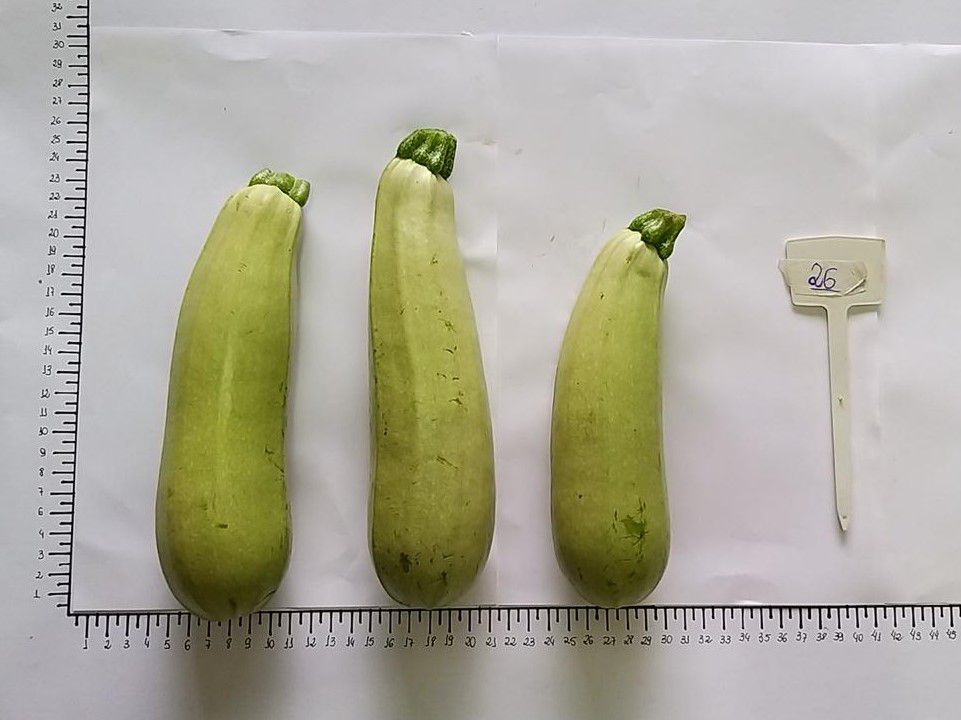
#> input picture REO2 - PROCESSAMENTO DE IMAGENS EM PYTHON 3/abobrinhas.png, 961 x 720 px
$ jupyter execute REO2-ErikSouza.ipynb
#> lines starting #> are read from the running program, lines starting #| are printed output that depends on the picture; after the words box and inside, x2 and y2 are one past the last pixel; in counts of white or black regions, pixels touching at a corner belong together
Esse script é o produto do REO2 - Lista de exercícios - da disciplina de Avanços em Genética e Melhoramento de Plantas (PGM848) do Período letivo 2020/1. Para mais informações, acesse: https://github.com/VQCarneiro/Visao-Computacional-no-Melhoramento-de-Plantas

                                UNIVERSIDADE FEDERAL DE LAVRAS - UFLA
                                    DEPARTAMENTO DE BIOLOGIA - DBI
                        PROGRAMA DE PÓS-GRADUÇÃO EM GENÉTICA E MELHORAMENTO DE PLANTAS
                DISCIPLINA PGM848 - AVANÇOS CIENTÍFICOS EM GENÉTICA E MELHORAMENTO DE PLANTAS
                                DOCENTE DSc. VINÍCIUS QUINTÃO CARNEIRO
                                 DISCENTE ERIK MICAEL DA SILVA SOUZA
                              REO2 - PROCESSAMENTO DE IMAGENS EM PYTHON 3

                                        LISTA DE EXERCÍCIOS

Obs.: Importar as bibliotecas necessárias para resolução desta lista de exercícios: numpy, opencv (cv2) & matplotlib.

[cell 1]
import cv2
import numpy as np
from matplotlib import pyplot as plt

**EXERCÍCIO 01:**

**Selecione uma imagem a ser utilizada no trabalho prático e realize os seguintes processos utilizando
o pacote OPENCV do Python:**

[cell 2]
arquivo = "abobrinhas.png"
imagem = cv2.imread(arquivo,1)
#> imagem is the input picture: shape (720, 961, 3); mean B, G, R 156.7, 171.5, 174.2
imagem = cv2.cvtColor(imagem,cv2.COLOR_BGR2RGB)

**a) Apresente a imagem e as informações de número de linhas e colunas; número de canais e número total de pixels;**

- Apresentação da imagem a ser trabalhada:

[cell 3]
plt.figure('Exercício 1 - letra a')
plt.imshow(imagem)
plt.title("Abobrinhas")
plt.show()

- Informações da imagem:

[cell 4]
lin, col, canais = np.shape(imagem)
print('Número de linhas: {} '.format(lin))
#| Número de linhas: 720
print('Número de colunas: {}'.format(col))
#| Número de colunas: 961
print('Número de canais: {} ' .format(canais))
#| Número de canais: 3
print('Número total de pixel: {}x{} ' .format(lin, col))
#| Número total de pixel: 720x961

**b) Faça um recorte da imagem para obter somente a área de interesse.Utilize esta imagem para a solução das próximas alternativas;**

- Recortar e salvar imagem:

[cell 5]
imagem = cv2.imread('abobrinhas.png')
recorte = imagem[100:650, 120:700]
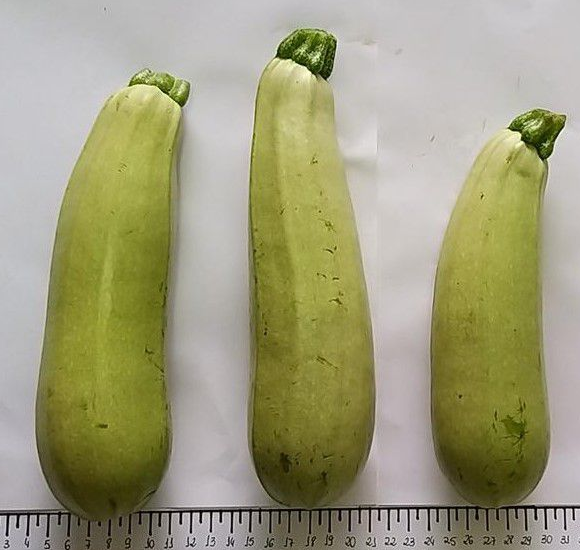
#> recorte: shape (550, 580, 3); mean B, G, R 124, 157.4, 159.8
cv2.imwrite("recorte.jpg", recorte)
#> Out = True

- Converter imagem em RGB e plotar figura:

[cell 6]
img_rc = 'recorte.jpg'
img_bgr = cv2.imread(img_rc,1)
img_rgb = cv2.cvtColor(img_bgr,cv2.COLOR_BGR2RGB)
plt.figure('Exercício 1 - letra b')
plt.imshow(img_rgb)
plt.title("Recorte")
plt.show()

- Informações da imagem:

[cell 7]
lin2, col2, canais2 = np.shape(img_rgb)
print('Número de linhas: {}' .format(lin2))
#| Número de linhas: 550
print('Número de colunas: {}'.format(col2))
#| Número de colunas: 580
print('Número de canais: {}'.format(canais2))
#| Número de canais: 3
print('Número total de pixel: {}x{}'.format(lin2, col2))
#| Número total de pixel: 550x580

**c) Converta a imagem colorida para uma de escala de cinza (intensidade) e a apresente utilizando os mapas de cores
“Escala de Cinza” e “JET”;**

- Converter imagem colorida em escala cinza:

[cell 8]
img_rc = 'recorte.jpg'
img_bgr = cv2.imread(img_rc,1)
img_rgb = cv2.cvtColor(img_bgr,cv2.COLOR_BGR2RGB)
img_cinza = cv2.cvtColor(img_bgr, cv2.COLOR_BGR2GRAY)

- Mapas de cores:

[cell 9]
plt.figure('Exercício 1 - letra c')
plt.subplot(1,2,1)
plt.imshow(img_cinza, cmap = 'gray')
plt.title("Escala cinza")
plt.xticks([]) # Eliminar o eixo X
plt.yticks([])  # #liminar o eixo y
plt.colorbar(orientation = 'horizontal')
plt.subplot(1,2,2)
plt.imshow(img_cinza, cmap = 'jet')
plt.title("JET")
plt.xticks([]) # Eliminar o eixo X
plt.yticks([])  # #liminar o eixo y
plt.colorbar(orientation = 'horizontal')
plt.show()

**d) Apresente a imagem em escala de cinza e o seu respectivo histograma; Relacione o histograma e a imagem.**

- Histograma da imagem:

[cell 10]
histograma = cv2.calcHist([img_cinza],[0],None,[256],[0,256])
#> histograma = 256 values, max 9306 at index 196, min 0 at index 0, mean 1246.1
#[img_cinza]: img em escala cinza; [0]: um unico canal (uma matriz); None: mascara (usada p/ selecionar um regiao da
# img); 256 = n. de pontos (0-255); [0,256] = intervalo bits

- Dimensão:

[cell 11]
dim = len(histograma)
#> dim = 256
print('Dimensão do Histograma: {}'.format(dim))
#| Dimensão do Histograma: 256

- Plotar figuras:

[cell 12]
plt.figure('Exercício 1 - letra d')
plt.subplot(1,2,1)
plt.imshow(img_cinza,cmap="gray")
plt.xticks([])
plt.yticks([])
plt.title("Escala cinza")

plt.subplot(1,2,2)
plt.plot(histograma,color = 'black')
plt.title("Histograma cinza")
plt.xlim([0,256])
plt.xlabel("Valores pixels")
plt.ylabel("Número pixels")

plt.show()

**e) Utilizando a imagem em escala de cinza (intensidade) realize a segmentação da imagem de
modo a remover o fundo da imagem utilizando um limiar manual e o limiar obtido pela técnica
de Otsu. Nesta questão apresente o histograma com marcação dos limiares utilizados, a
imagem limiarizada (binarizada) e a imagem colorida final obtida da segmentação. Explique
os resultados.**

- Limiarização - Thresholding:
- Limiar manual:

[cell 13]
limiar_cinza = 130
(L, img_limiar) = cv2.threshold(img_cinza,limiar_cinza,255,cv2.THRESH_BINARY)
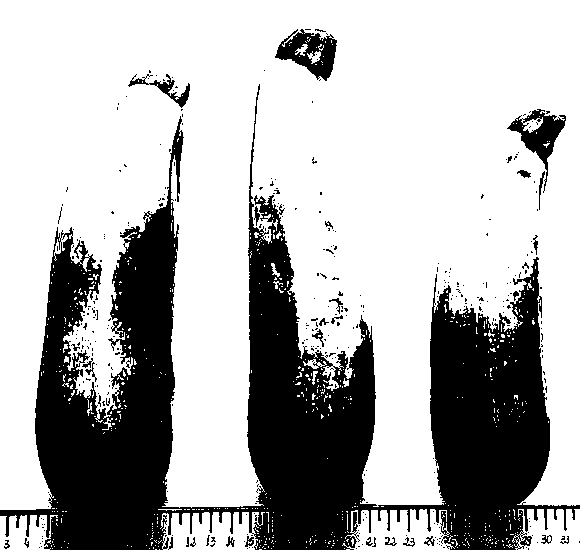
#> img_limiar: shape (550, 580); 70.2% white; 367 black regions (335 under 20 px), largest, box (x1, y1, x2, y2) and area: (0, 84, 580, 550) 89373, (275, 29, 337, 81) 1627, (507, 109, 566, 193) 1439
#> L = 130

(L, img_limiar_inv) = cv2.threshold(img_cinza,limiar_cinza,255,cv2.THRESH_BINARY_INV)
print('Limiar: {}'.format(L))
#| Limiar: 130.0

- Plotar figuras - Limiar Manual:

[cell 14]
plt.figure('Limiar')
plt.subplot(1,4,1)
plt.imshow(img_cinza,cmap='gray')
plt.title('Escala cinza')

plt.subplot(1,4,2)
plt.imshow(img_limiar,cmap='gray')
plt.title('Binário - L: {} '.format(limiar_cinza))

plt.subplot(1,4,3)
plt.imshow(img_limiar_inv,cmap='gray')
plt.title('Binário Invertido: L: {}'.format(limiar_cinza))

plt.subplot(1,4,4)
plt.plot(histograma,color = 'black')
plt.axvline(x=limiar_cinza,color = 'r')
plt.title("Histograma")
plt.xlim([0,256])
plt.xlabel("Valores pixels")
plt.ylabel("Número pixels")

plt.show()

- Limiar técnica de Otsu:

[cell 15]
(L,img_otsu) = cv2.threshold(img_cinza,0,255,cv2.THRESH_BINARY+cv2.THRESH_OTSU)
#> img_otsu: shape (550, 580); 63.5% white; 311 black regions (282 under 20 px), largest, box (x1, y1, x2, y2) and area: (0, 73, 580, 550) 112903, (273, 29, 337, 83) 1761, (318, 218, 336, 232) 58
#> L = 143
(L, img_otsu_inv) = cv2.threshold(img_cinza,0,255,cv2.THRESH_BINARY_INV+cv2.THRESH_OTSU)
print('Limiar: {}'.format(L))
#| Limiar: 143.0

- Plotar figuras - OTSU:

[cell 16]
plt.figure('Limiar_Otsu')
plt.subplot(1,4,1)
plt.imshow(img_cinza,cmap='gray')
plt.title('Escala cinza')

plt.subplot(1,4,2)
plt.imshow(img_otsu,cmap='gray')
plt.title('OTSU - L: ' + str(L))

plt.subplot(1,4,3)
plt.imshow(img_otsu_inv,cmap='gray')
plt.title('OTSU Invertido: L: {}'.format(L))

plt.subplot(1,4,4)
plt.plot(histograma,color = 'black')
plt.axvline(x=L,color = 'r')
plt.title("Histograma")
plt.xlim([0,256])
plt.xlabel("Valores de pixels")

plt.show()

- Obtendo imagem colorida segmentada:

[cell 17]
img_rgb = cv2.cvtColor(img_bgr,cv2.COLOR_BGR2RGB)
img_segmentada = cv2.bitwise_and(img_rgb,img_rgb,mask=img_limiar)

- Plotar figuras:

[cell 18]
plt.figure('Exercício 1 - letra e')
plt.subplot(1,2,1)
plt.imshow(img_cinza,cmap='gray')
plt.title('Escala cinza')

plt.subplot(1,2,2)
plt.imshow(img_segmentada)
plt.title('Segmentada - RGB')

plt.show()

**f) Apresente uma figura contento a imagem selecionada nos sistemas RGB, Lab, HSV e YCrCb.**

- Imagem RGB:

[cell 19]
plt.figure('Exercício 1 - letra f')
plt.subplot(1,4,1)
plt.imshow(img_rgb)
plt.title("RGB")
plt.colorbar(orientation = 'horizontal')

- Imagem Lab:

[cell 20]
img_Lab = cv2.cvtColor(img_bgr,cv2.COLOR_BGR2Lab)
#> img_Lab: shape (550, 580, 3); mean of channels 0, 1, 2 163.3, 124.2, 145.8

plt.subplot(1,4,2)
plt.imshow(img_Lab)
plt.title("Lab")
plt.colorbar(orientation = 'horizontal')

- Imagem HSV:

[cell 21]
img_HSV = cv2.cvtColor(img_bgr,cv2.COLOR_BGR2HSV)
#> img_HSV: shape (550, 580, 3); mean H, S, V 50.8, 73.9, 160.8
plt.subplot(1,4,3)
plt.imshow(img_HSV)
plt.title("HSV")
plt.colorbar(orientation = 'horizontal')

- Imagem YCrCb:

[cell 22]
img_YCRCB = cv2.cvtColor(img_bgr,cv2.COLOR_BGR2YCR_CB)
#> img_YCRCB: shape (550, 580, 3); mean of channels 0, 1, 2 154.3, 131.9, 110.9
plt.subplot(1,4,4)
plt.imshow(img_YCRCB)
plt.title("YCrCb")
plt.colorbar(orientation = 'horizontal')
plt.show()

**g) Apresente uma figura para cada um dos sistemas de cores (RGB, HSV, Lab e YCrCb) contendo a imagem de cada um dos canais e seus respectivos histogramas.**

- Imagem RGB:

[cell 23]
plt.figure('Exercício 1 - letra g')
plt.subplot(2,4,1)
plt.imshow(img_rgb)
plt.title("RGB")

- Histograma RGB:

[cell 24]
hist_RGB = cv2.calcHist([img_rgb],[0],None,[256],[0,256])
#> hist_RGB = 256 values, max 7616 at index 197, min 1 at index 0, mean 1246.1
plt.subplot(2,4,2)
plt.plot(hist_RGB,color = 'black')
plt.title("Histograma RGB")
plt.xlim([0,256])
plt.ylabel("Número de pixels")

- Imagem Lab:

[cell 25]
img_Lab = cv2.cvtColor(img_bgr,cv2.COLOR_BGR2Lab)
plt.subplot(2,4,5)
plt.imshow(img_Lab)
plt.title("Lab")

- Histograma Lab:

[cell 26]
hist_Lab = cv2.calcHist([img_Lab],[0],None,[256],[0,256])
#> hist_Lab = 256 values, max 11818 at index 204, min 0 at index 4, mean 1246.1
plt.subplot(2,4,6)
plt.plot(hist_Lab,color = 'black')
plt.title("Histograma Lab")
plt.xlim([0,256])
plt.xlabel("Valores de pixels")
plt.ylabel("Número de pixels")

- Imagem HSV:

[cell 27]
img_HSV = cv2.cvtColor(img_bgr,cv2.COLOR_BGR2HSV)
plt.subplot(2,4,3)
plt.imshow(img_HSV)
plt.title("HSV")

- Histograma HSV:

[cell 28]
hist_HSV = cv2.calcHist([img_HSV],[0],None,[256],[0,256])
#> hist_HSV = 256 values, max 35279 at index 30, min 0 at index 1, mean 1246.1
plt.subplot(2,4,4)
plt.plot(hist_HSV,color = 'black')
plt.title("Histograma HSV")
plt.xlim([0,256])
plt.ylabel("Número de pixels")
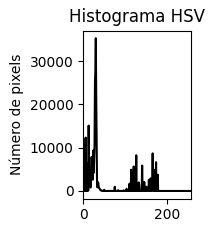
#> figure drawn by matplotlib, 1 panel; curve peaks at x = 30, y = 35279

- Imagem YCrCb:

[cell 29]
img_YCRCB = cv2.cvtColor(img_bgr,cv2.COLOR_BGR2YCR_CB)
plt.subplot(2,4,7)
plt.imshow(img_YCRCB)
plt.title("YCrCb")

- Histograma YCrCb:

[cell 30]
hist_YCrCb = cv2.calcHist([img_YCRCB],[0],None,[256],[0,256])
#> hist_YCrCb has the same summary as histograma
plt.subplot(2,4,8)
plt.plot(hist_YCrCb,color = 'black')
plt.title("Histograma YCrCb")
plt.xlim([0,256])
plt.xlabel("Valores de pixels")
plt.ylabel("Número de pixels")

plt.show()

**h) Encontre o sistema de cor e o respectivo canal que propicie melhor segmentação da imagem
de modo a remover o fundo da imagem utilizando limiar manual e limiar obtido pela técnica
de Otsu. Nesta questão apresente o histograma com marcação dos limiares utilizados, a
imagem limiarizada (binarizada) e a imagem colorida final obtida da segmentação. Explique
os resultados e sua escolha pelo sistema de cor e canal utilizado na segmentação. Nesta
questão apresente a imagem limiarizada (binarizada) e a imagem colorida final obtida da
segmentação.**

- Leitura da imagem:

[cell 31]
img_rc = 'recorte.jpg'
img_bgr = cv2.imread(img_rc,1)
img_HSV = cv2.cvtColor(img_bgr,cv2.COLOR_BGR2HSV)
img_rgb = cv2.cvtColor(img_bgr,cv2.COLOR_BGR2RGB)
H,S,V = cv2.split(img_HSV)
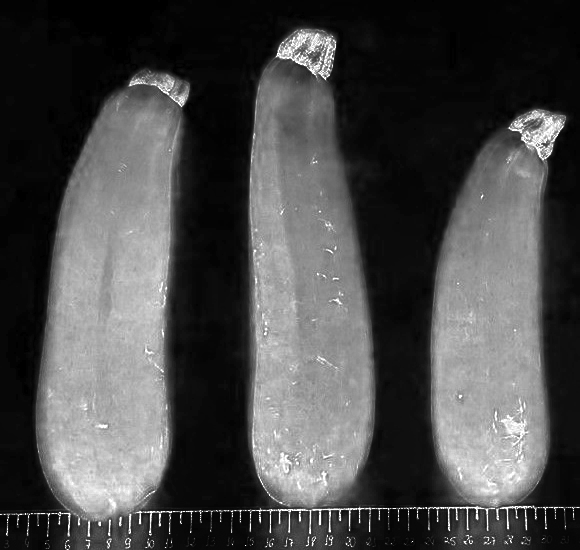
#> S: shape (550, 580); min 0, max 255, mean 73.9

- Histograma de imagem:

[cell 32]
hist_H = cv2.calcHist([img_HSV],[0],None,[256],[0,256])
#> hist_H has the same summary as hist_HSV
hist_S = cv2.calcHist([img_HSV],[1],None,[256],[0,256])
#> hist_S = 256 values, max 21648 at index 6, min 0 at index 1, mean 1246.1
hist_V = cv2.calcHist([img_HSV],[2],None,[256],[0,256])
#> hist_V = 256 values, max 7920 at index 200, min 0 at index 0, mean 1246.1

- Limiar manual:

[cell 33]
limiar_H = 80
(L_H, img_limiar_H) = cv2.threshold(H,limiar_H,255,cv2.THRESH_BINARY)
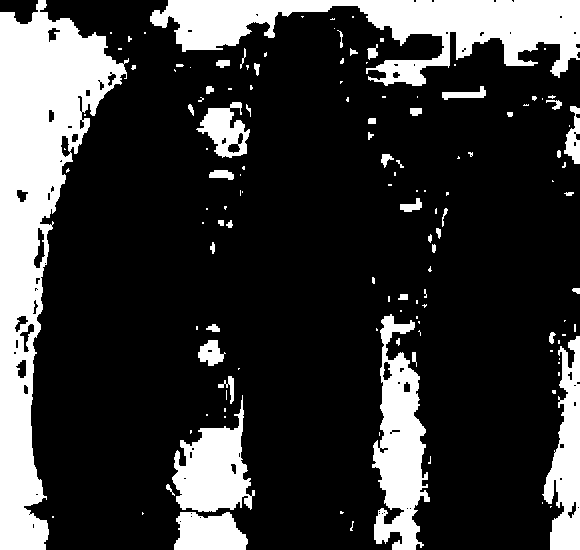
#> img_limiar_H: shape (550, 580); 22.1% white; 132 white regions (86 under 20 px), largest, box (x1, y1, x2, y2) and area: (0, 0, 129, 550) 29022, (150, 0, 580, 86) 16347, (372, 314, 430, 550) 7567
#> L_H = 80
limiar_S = 90
(L_S, img_limiar_S) = cv2.threshold(S,limiar_S,255,cv2.THRESH_BINARY_INV)
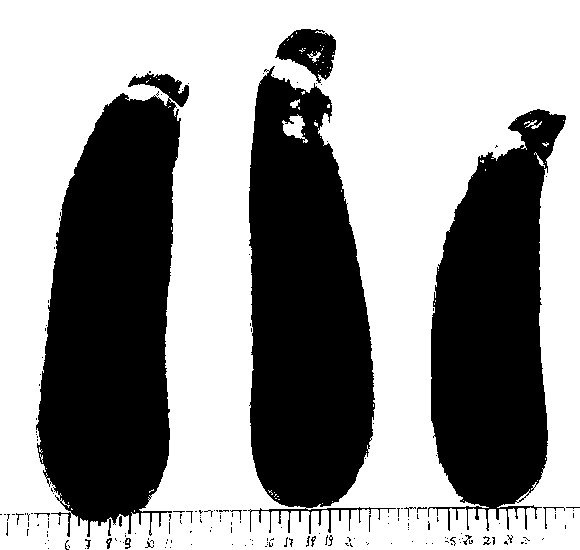
#> img_limiar_S: shape (550, 580); 59.2% white; 182 black regions (163 under 20 px), largest, box (x1, y1, x2, y2) and area: (36, 73, 189, 537) 47575, (248, 66, 396, 534) 43003, (428, 109, 566, 531) 36489
#> L_S = 90
limiar_V = 180
(L_V, img_limiar_V) = cv2.threshold(V,limiar_V,255,cv2.THRESH_BINARY_INV)
#> img_limiar_V: shape (550, 580); 55.5% white; 593 black regions (560 under 20 px), largest, box (x1, y1, x2, y2) and area: (0, 0, 580, 505) 132182, (174, 415, 249, 507) 2914, (192, 342, 229, 421) 1508
#> L_V = 180

- Limiarização - Thresholding - OTSU:

[cell 34]
(L_H, img_limiar_H) = cv2.threshold(H,0,255,cv2.THRESH_BINARY+cv2.THRESH_OTSU)
#> img_limiar_H: shape (550, 580); 22% white; 133 white regions (87 under 20 px), largest, box (x1, y1, x2, y2) and area: (0, 12, 129, 550) 28860, (150, 0, 580, 86) 16347, (372, 314, 430, 550) 7567
#> L_H = 83
(L_S, img_limiar_S) = cv2.threshold(S,0,255,cv2.THRESH_BINARY+cv2.THRESH_OTSU)
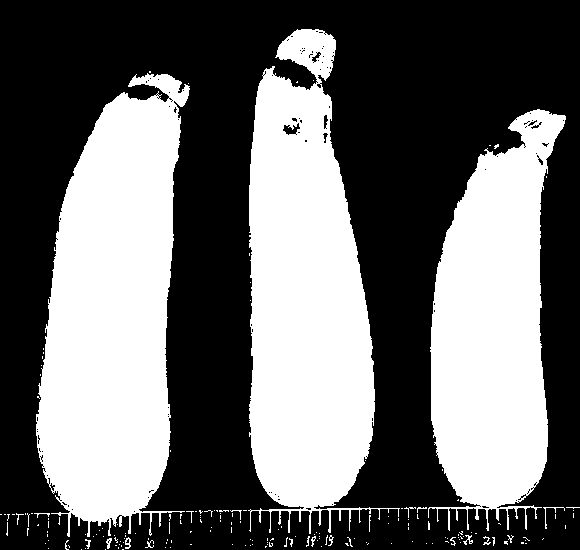
#> img_limiar_S: shape (550, 580); 41.5% white; 184 white regions (164 under 20 px), largest, box (x1, y1, x2, y2) and area: (36, 73, 190, 537) 48264, (248, 29, 400, 534) 46089, (428, 109, 566, 531) 37003
#> L_S = 85
(L_V, img_limiar_V) = cv2.threshold(V,0,255,cv2.THRESH_BINARY+cv2.THRESH_OTSU)
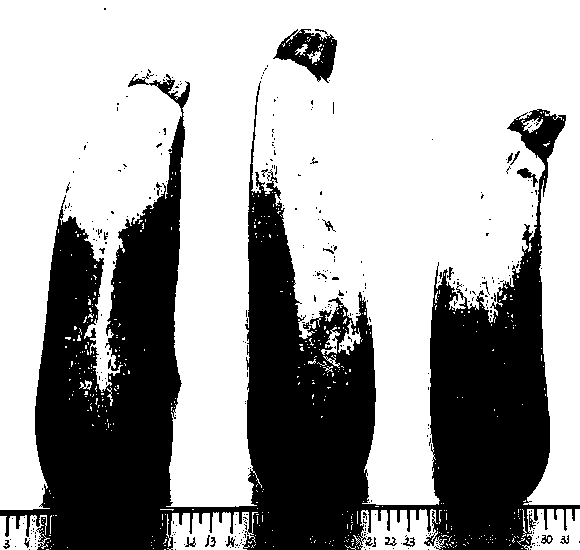
#> img_limiar_V: shape (550, 580); 65.3% white; 335 black regions (310 under 20 px), largest, box (x1, y1, x2, y2) and area: (0, 73, 580, 550) 107067, (273, 29, 337, 83) 1702, (517, 168, 538, 187) 139
#> L_V = 149

- Plotar imagens - Limiar manual:

[cell 35]
plt.figure('Exercício 1 - letra h.1')
plt.subplot(3,4,1)
plt.imshow(img_HSV[:,:,0],cmap='gray')
plt.title("H")
plt.xticks([])
plt.yticks([])

plt.subplot(3,4,2)
plt.plot(hist_H,color = 'black')
plt.axvline(x=limiar_H, color = 'blue')
plt.title("Histograma - H")
plt.xlim([0,256])
plt.ylabel("Número pixels")
plt.xticks([])

plt.subplot(3,4,5)
plt.imshow(img_HSV[:,:,1],cmap='gray')
plt.title("S")
plt.xticks([])
plt.yticks([])

plt.subplot(3,4,6)
plt.plot(hist_S,color = 'black')
plt.axvline(x=limiar_S,color = 'red')
plt.title("Histograma - S")
plt.xlim([0,256])
plt.ylabel("Número pixels")
plt.xticks([])

plt.subplot(3,4,9)
plt.imshow(img_HSV[:,:,2],cmap='gray')
plt.title("V")
plt.xticks([])
plt.yticks([])

plt.subplot(3,4,10)
plt.plot(hist_V,color = 'black')
plt.axvline(x=limiar_V,color = 'green')
plt.title("Histograma - V ")
plt.xlim([0,256])
plt.xlabel("Valores Pixels")
plt.ylabel("Número de Pixels")

- Plotar Imagens - Limiar Otsu:

[cell 36]
plt.subplot(3,4,3)
plt.imshow(img_HSV[:,:,0],cmap='gray')
plt.title("H")
plt.xticks([])
plt.yticks([])

plt.subplot(3,4,4)
plt.plot(hist_H,color = 'black')
plt.axvline(x=L_H, color = 'blue')
plt.title("Histograma - H (Otsu)")
plt.xlim([0,256])
plt.ylabel("Número pixels")
plt.xticks([])

plt.subplot(3,4,7)
plt.imshow(img_HSV[:,:,1],cmap='gray')
plt.title("S")
plt.xticks([])
plt.yticks([])

plt.subplot(3,4,8)
plt.plot(hist_S,color = 'black')
plt.axvline(x=L_S,color = 'red')
plt.title("Histograma - S (Otsu)")
plt.xlim([0,256])
plt.ylabel("Número pixels")
plt.xticks([])

plt.subplot(3,4,11)
plt.imshow(img_HSV[:,:,2],cmap='gray')
plt.title("V")
plt.xticks([])
plt.yticks([])

plt.subplot(3,4,12)
plt.plot(hist_V,color = 'black')
plt.axvline(x=L_V,color = 'green')
plt.title("Histograma - V (Otsu)")
plt.xlim([0,256])
plt.xlabel("Valores Pixels")
plt.ylabel("Número de Pixels")
plt.show()
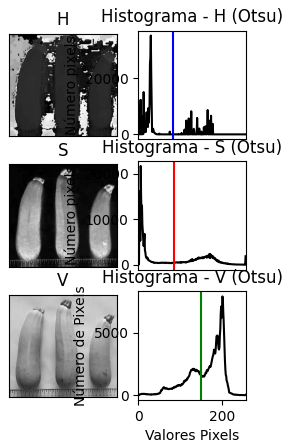
#> figure drawn by matplotlib, 6 panels; panel 6: curve peaks at x = 200, y = 7920

- Obter imagem colorida segmentada:

[cell 37]
img_segm = cv2.bitwise_and(img_HSV,img_HSV,mask=img_limiar_S)
#> img_segm: shape (550, 580, 3); mean H, S, V 12.3, 64.9, 54

- Plotar imagem colorida segmentada:

[cell 38]
plt.figure('Exercício 1 - letra h.2')
plt.subplot(1,3,1)
plt.imshow(img_rgb,cmap="gray")
plt.title("Original")

plt.subplot(1,3,2)
plt.imshow(img_HSV,cmap="gray")
plt.title("HSV")

plt.subplot(1,3,3)
plt.imshow(img_segm)
plt.title('Segmentada')
plt.show()

**i) Obtenha o histograma de cada um dos canais da imagem em RGB, utilizando como mascara a imagem limiarizada (binarizada) da letra h.**

- Histograma de imagem:

[cell 39]
(L_S, img_limiar_S) = cv2.threshold(S,0,255,cv2.THRESH_BINARY+cv2.THRESH_OTSU)
hist_r = cv2.calcHist([img_rgb],[0],img_limiar_S,[256],[0,256])
#> hist_r = 256 values, max 1840 at index 134, min 0 at index 222, mean 517.5
hist_g = cv2.calcHist([img_rgb],[1],img_limiar_S,[256],[0,256])
#> hist_g = 256 values, max 1677 at index 126, min 0 at index 218, mean 517.5
hist_b = cv2.calcHist([img_rgb],[2],img_limiar_S,[256],[0,256])
#> hist_b = 256 values, max 2558 at index 44, min 0 at index 152, mean 517.5

- Plotar Imagem RGB:

[cell 40]
plt.figure('Exercício 1 - letra i')
plt.subplot(2,3,1)
plt.imshow(img_rgb[:,:,0],cmap='gray')
plt.title("R")

plt.subplot(2,3,4)
plt.plot(hist_r)
plt.axvline(x=L_S, color='black')
plt.title("Histograma - R")
plt.xlim([0,256])
plt.xlabel("Valores Pixels")
plt.ylabel("Número de Pixels")

plt.subplot(2,3,2)
plt.imshow(img_rgb[:,:,1],cmap='gray')
plt.title("G")

plt.subplot(2,3,5)
plt.plot(hist_g,color = 'red')
plt.axvline(x=L_S, color='black')
plt.title("Histograma - G")
plt.xlim([0,256])
plt.xlabel("Valores Pixels")
plt.ylabel("Número de Pixels")

plt.subplot(2,3,3)
plt.imshow(img_rgb[:,:,2],cmap='gray')
plt.title("B")

plt.subplot(2,3,6)
plt.plot(hist_b,color = 'green')
plt.axvline(x=L_S, color='black')
plt.title("Histograma - B")
plt.xlim([0,256])
plt.xlabel("Valores Pixels")
plt.ylabel("Número de Pixels")

plt.show()

**j) Realize operações aritméticas na imagem em RGB de modo a realçar os aspectos de seu interesse. Exemplo (2*R-0.5*G). Explique a sua escolha pelas operações aritméticas. Segue abaixo algumas sugestões.**

- Operação aritmética na imagem RGB (-0.5*B)/R :

[cell 41]
operacao_img = -0.5*img_rgb[:,:,2] / img_rgb[:,:,0]
print(operacao_img)
#> (printed output is left out)
print(' ')

plt.figure('Exercício 1 - letra j')
plt.subplot(1,3,1)
plt.imshow(img_rgb,cmap='gray')
plt.title("RGB")

plt.subplot(1,3,2)
plt.imshow(operacao_img,cmap='gray')
plt.title("(-0.5*B)/R - Cinza")
plt.colorbar(orientation = 'horizontal')

plt.subplot(1,3,3)
plt.imshow(operacao_img,cmap='jet')
plt.title("(-0.5*B)/R - JET")
plt.colorbar(orientation = 'horizontal')
plt.show()
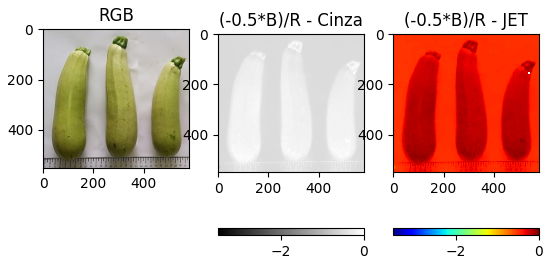
#> figure drawn by matplotlib, 5 panels
